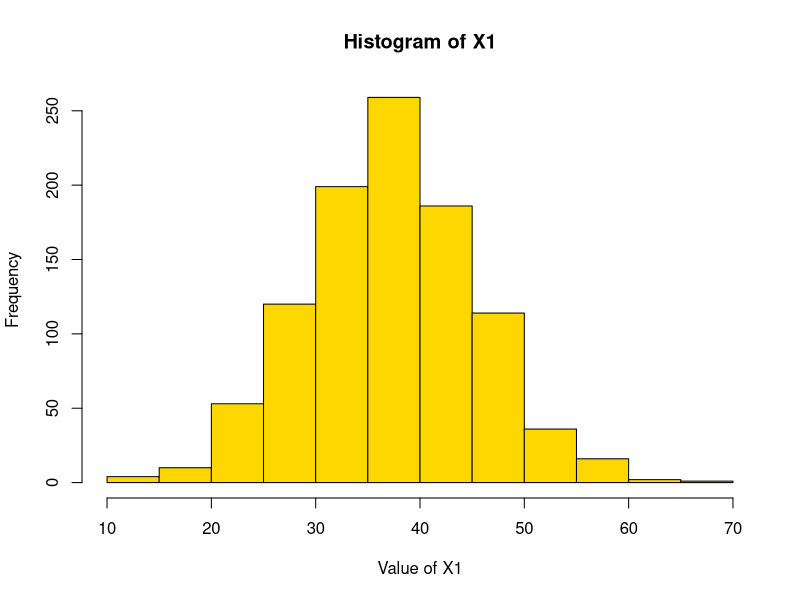
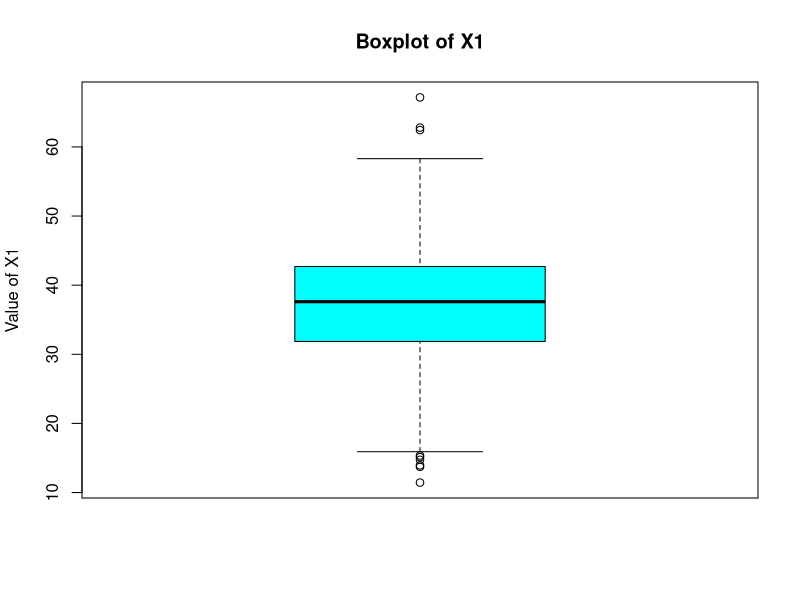
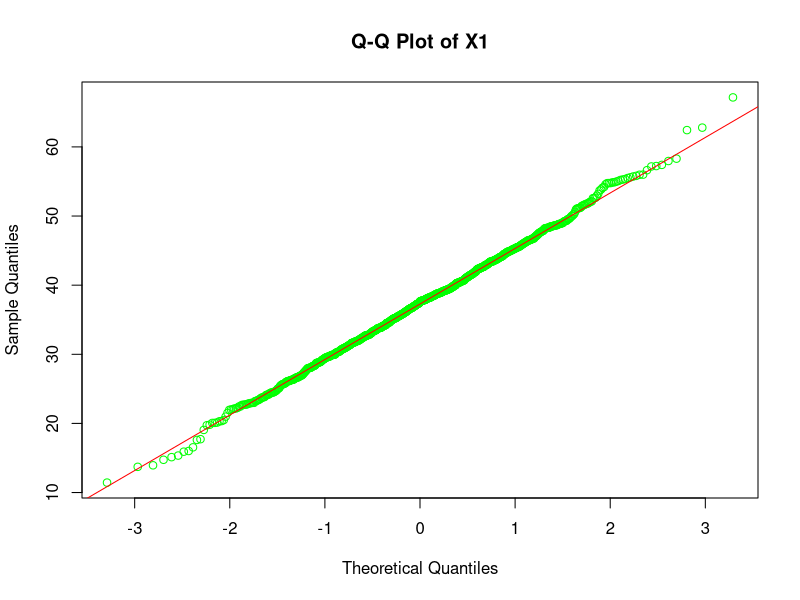
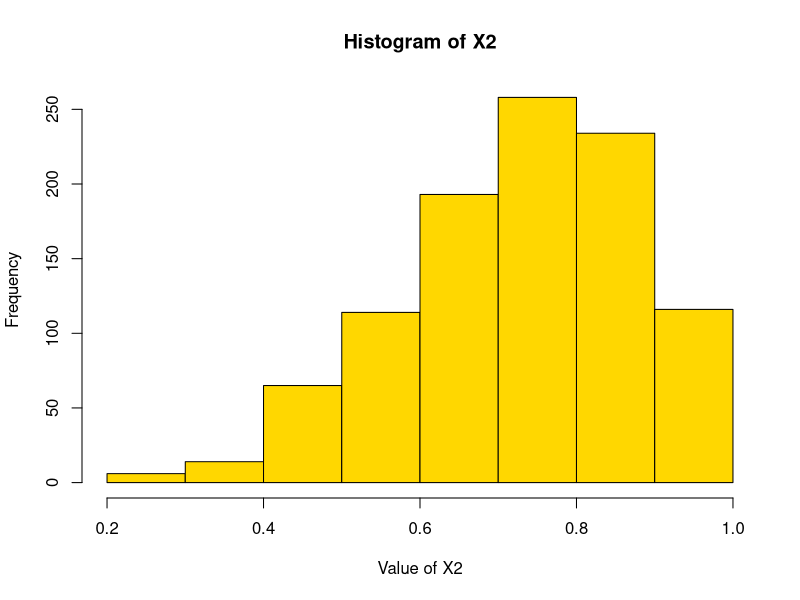
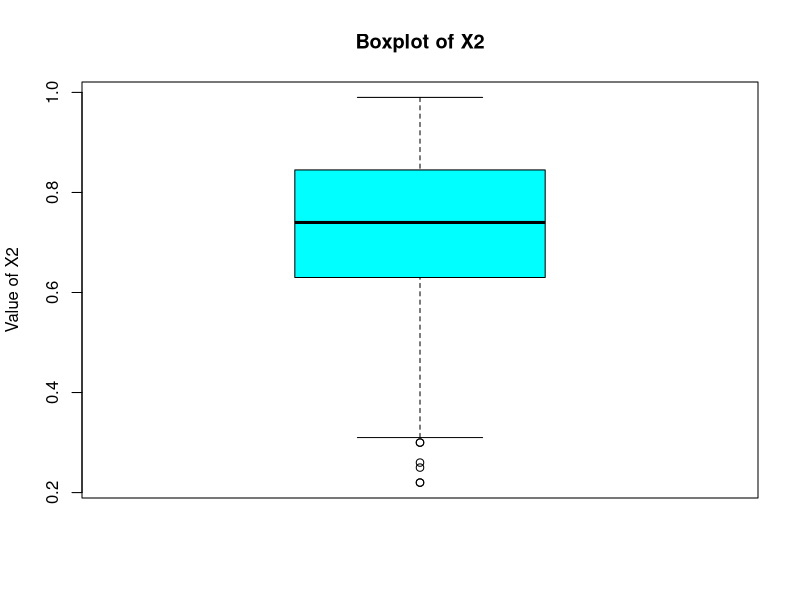
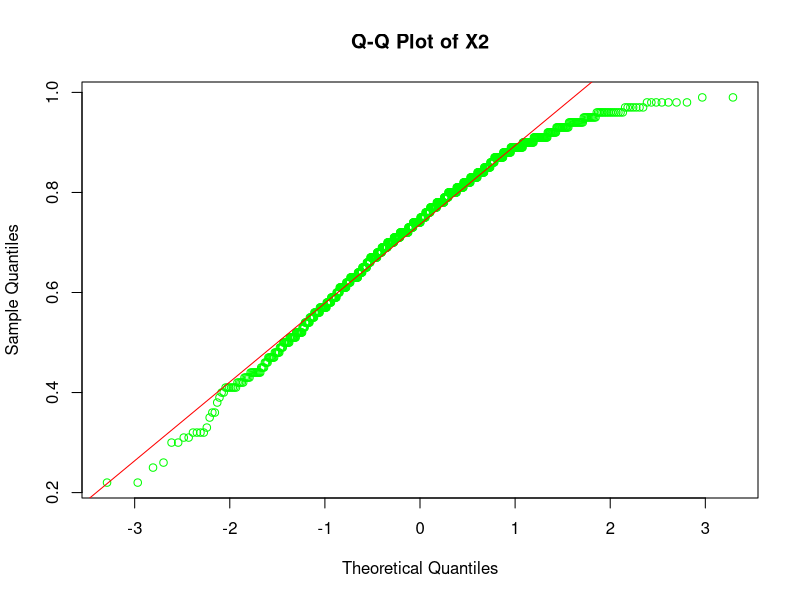
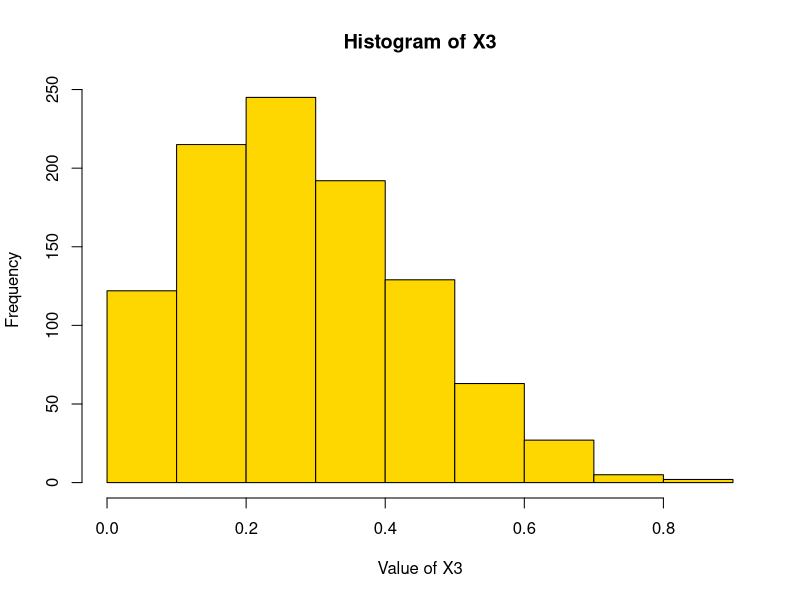
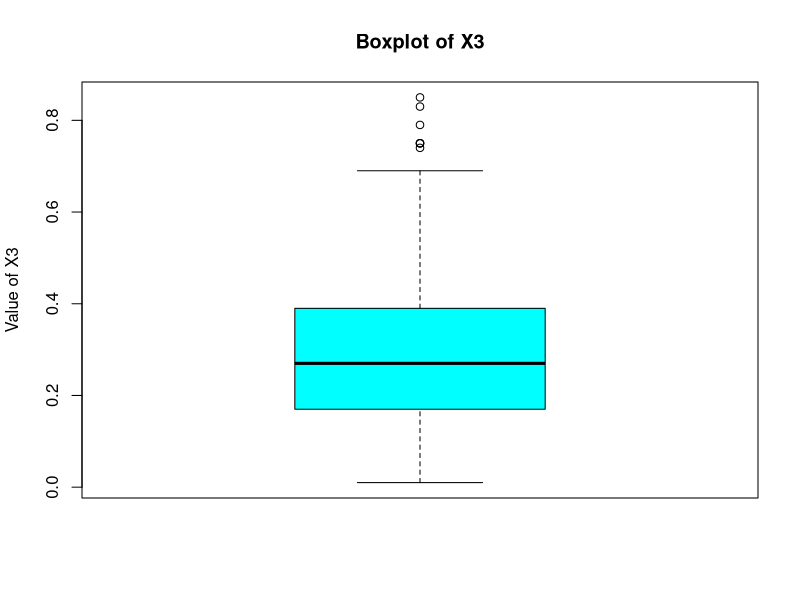

Generate these figures, in order, with R:
############### X1 ##################################
#Question 1
df = read.csv("Lab3.csv",header=TRUE)

hist(df$X1, col="gold", xlab="Value of X1", main="Histogram of X1")

#Question 2
boxplot(df$X1, col="cyan", ylab="Value of X1", main="Boxplot of X1")

#Question 3
qqnorm(df$X1, col="green", main="Q-Q Plot of X1")
qqline(df$X1, col="red")

############### X2 ##################################
#Question 1
hist(df$X2, col="gold", xlab="Value of X2", main="Histogram of X2")

#Question 2
boxplot(df$X2, col="cyan", ylab="Value of X2", main="Boxplot of X2")

#Question 3
qqnorm(df$X2, col="green", main="Q-Q Plot of X2")
qqline(df$X2, col="red")

############### X3 ##################################
#Question 1
hist(df$X3, col="gold", xlab="Value of X3", main="Histogram of X3")

#Question 2
boxplot(df$X3, col="cyan", ylab="Value of X3", main="Boxplot of X3")

#Question 3
qqnorm(df$X3, col="green", main="Q-Q Plot of X3")
qqline(df$X3, col="red")

############### X2 ##################################
#Question 1
hist(df$X2, col="gold", xlab="Value of X2", main="Histogram of X2")

#Question 2
boxplot(df$X2, col="cyan", ylab="Value of X2", main="Boxplot of X2")

#Question 3
qqnorm(df$X2, col="green", main="Q-Q Plot of X2")
qqline(df$X2, col="red")

############### X4 ##################################
#Question 1
hist(df$X4, col="gold", xlab="Value of X4", main="Histogram of X4")

#Question 2
boxplot(df$X4, col="cyan", ylab="Value of X4", main="Boxplot of X4")

#Question 3
qqnorm(df$X4, col="green", main="Q-Q Plot of X4")
qqline(df$X4, col="red")

